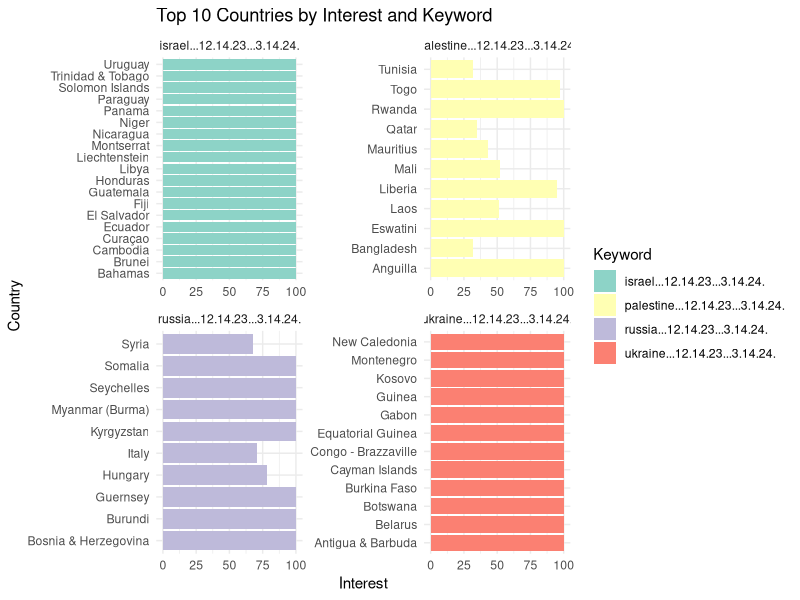
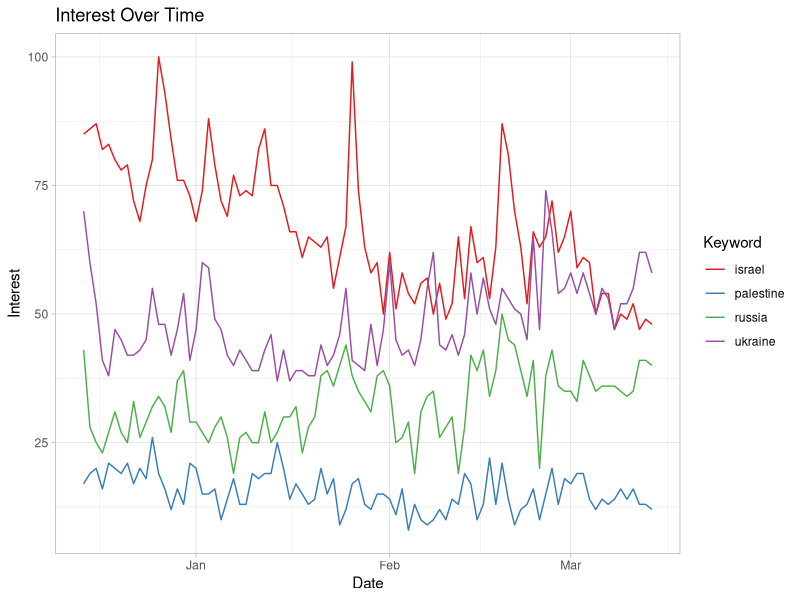
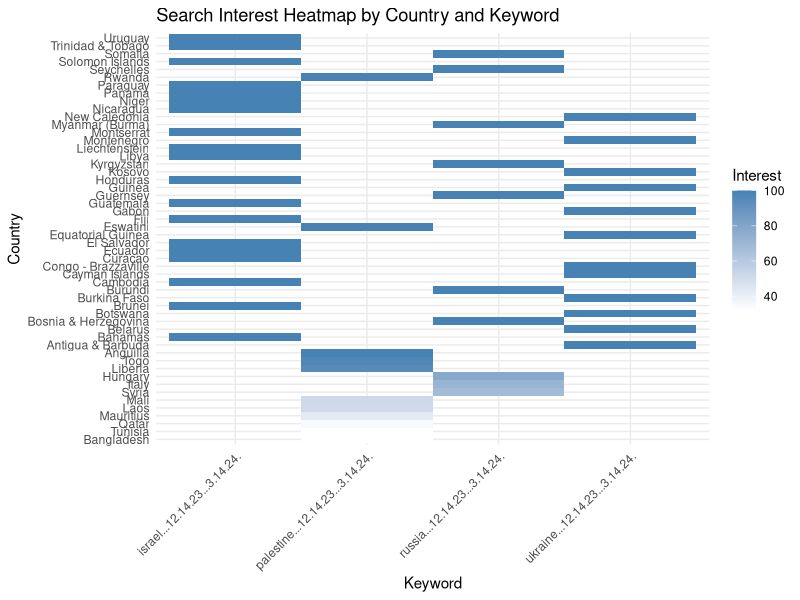
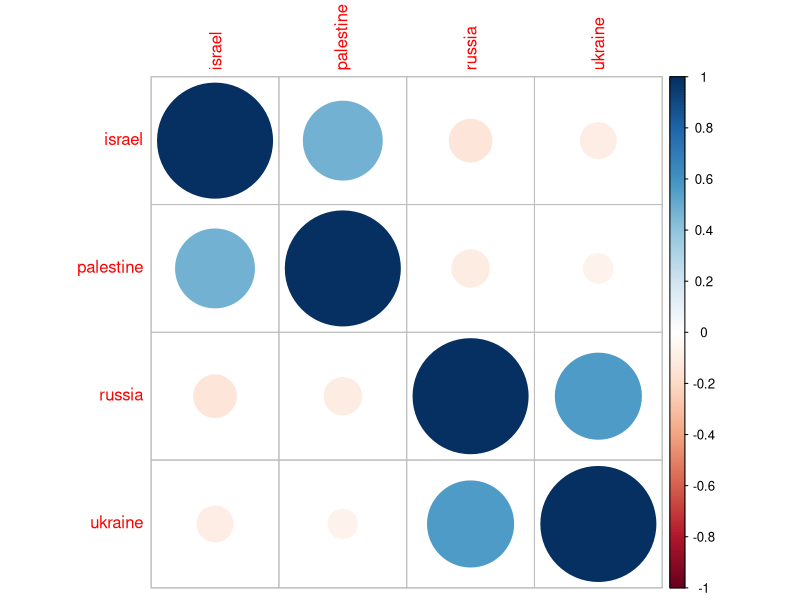

Source code (R) for these figures, in order:
# Google Trends Data with Foreign Policy Examples
# William Christiansen, Ph.D.
# 3/14/24

# install and load packages
install.packages("ggplot2")
library(ggplot2)
install.packages("dplyr")
library(dplyr)
install.packages("tidyr")
library(tidyr)
install.packages("corrplot")
library(corrplot)


# load data
geo_dat <- read.csv("geoMap.csv")
time_dat <- read.csv("multiTimeline.csv")

# inspect structure of each data frame
str(geo_dat)
str(time_dat)

# reshape and clean geo dat
# Assuming geo_dat is your geographic data frame
geo_dat_long <- geo_dat %>%
  pivot_longer(cols = -Country, names_to = "Keyword", values_to = "Interest") %>%
  mutate(Interest = as.numeric(gsub("%", "", Interest))) %>%
  filter(!is.na(Interest)) %>%
  mutate(Keyword = gsub("\\.\\.\\.\\d+\\.\\d+\\.\\d+\\.\\.\\d+\\.\\d+\\.\\d+\\.", "", Keyword))

# Assuming geo_dat_long is your reshaped and cleaned geographic data
top_geo_dat <- geo_dat_long %>%
  group_by(Keyword) %>%
  top_n(10, Interest) %>%
  ungroup() %>%
  arrange(Keyword, desc(Interest))


# plot geo dat

ggplot(top_geo_dat, aes(x = Country, y = Interest, fill = Keyword)) +
  geom_bar(stat = "identity") +
  coord_flip() +
  theme_minimal() +
  labs(title = "Top 10 Countries by Interest and Keyword", x = "Country", y = "Interest") +
  scale_fill_brewer(palette = "Set3") +
  facet_wrap(~Keyword, scales = "free")


# reshape and prepare timeline data
time_dat_long <- time_dat %>%
  pivot_longer(cols = -Day, names_to = "Keyword", values_to = "Interest") %>%
  mutate(Day = as.Date(Day)) %>%
  mutate(Keyword = gsub("\\.\\.\\.Worldwide\\.", "", Keyword))


# plot
ggplot(time_dat_long, aes(x = Day, y = Interest, color = Keyword)) +
  geom_line() +
  theme_light() +
  labs(title = "Interest Over Time", x = "Date", y = "Interest") +
  scale_color_brewer(palette = "Set1")




# Other cool plots

# top_geo_dat contains the top countries and their interests
ggplot(top_geo_dat, aes(x = Keyword, y = reorder(Country, Interest), fill = Interest)) +
  geom_tile() +
  scale_fill_gradient(low = "white", high = "steelblue") +
  labs(title = "Search Interest Heatmap by Country and Keyword", x = "Keyword", y = "Country") +
  theme_minimal() +
  theme(axis.text.x = element_text(angle = 45, hjust = 1))


# reshaping for correlation analysis
time_dat_wide <- spread(time_dat_long, Keyword, Interest)

# calculating correlation
corr_matrix <- cor(time_dat_wide[, -1], use = "complete.obs")

# plotting
corrplot(corr_matrix, method = "circle")




